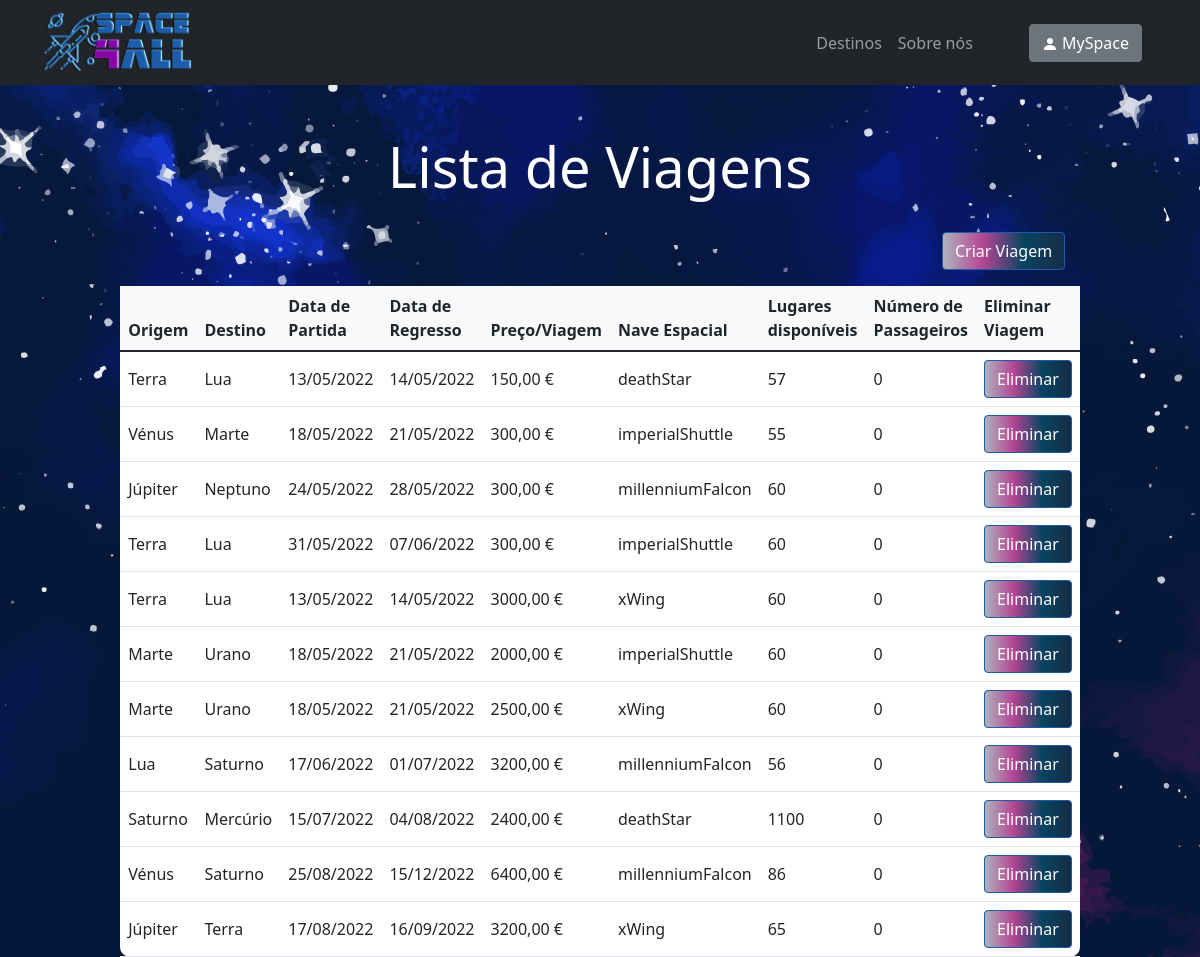
The page /trip-list on the database its author committed.
### space_trip/models.py (models this page shows)
class Trip(models.Model):
 origin = models.CharField(max_length=50)
 destination = models.CharField(max_length=50)
 departure_date = models.DateTimeField('departure_date')
 return_date = models.DateTimeField('return_date')
 price = models.IntegerField(default=600)
 spaceship = models.CharField(max_length=50)
 available_seats = models.IntegerField(default=60)
 number_of_passengers = models.IntegerField(default=0)

### space_trip/views.py (the view)
# urls.py: path("trip-list", views.tripList, name="trip-list"),
def tripList(request):
    trip_list = Trip.objects.all()
    return render(request, 'space_trip/trip-list.html', {'trip_list': trip_list})

### space_trip/templates/space_trip/trip-list.html (shortened to what this page needs)
{% extends "./index.html" %}
{% load static %}
{% block body %}
<div>
      <br><br>
       <h1 style="color: white; text-align: center;" class="glow display-4">Lista de Viagens</h1>
      <br>
      <a href="{% url 'space_trip:trip-management' %}"><button class="btn btn-primary btn-block fa-lg gradient-custom-2 mb-3" style="position: relative; left: 78.5%">Criar Viagem</button></a>
      <br>
      {% if trip_list %}
          <table class="table align-middle mb-0 bg-white w-75" style="border-radius: 10px; margin-left: auto; margin-right: auto;">
            <thead class="bg-light">
              <tr>
                <th>Origem</th>
                <th>Destino</th>
                <th>Data de Partida</th>
                <th>Data de Regresso</th>
                <th>Preço/Viagem</th>
                <th>Nave Espacial</th>
                <th>Lugares disponíveis</th>
                <th>Número de Passageiros</th>
                <th>Eliminar Viagem</th>
              </tr>
            </thead>
            <tbody>
            {% for trip in trip_list %}
                  <tr>
                    <td>
                        {{ trip.origin }}
                    </td>
                    <td>
                        {{ trip.destination }}
                    </td>
                    <td>
                        {{ trip.departure_date|date:"d/m/Y" }}
                    </td>
                    <td>
                        {{ trip.return_date|date:"d/m/Y" }}
                    </td>
                    <td>
                        {{ trip.price }},00 €
                    </td>
                    <td>
                        {{ trip.spaceship }}
                    </td>
                    <td>
                        {{ trip.available_seats }}
                    </td>
                    <td>
                        {{ trip.number_of_passengers }}
                    </td>
                    <td>
                        <form action="{% url 'space_trip:deleteTrip' trip.id %}" method="get" onSubmit="return confirm('Tem a certeza de que deseja eliminar a viagem?')">
                            <input class="btn btn-primary btn-block fa-lg gradient-custom-2" type="submit" value="Eliminar" />
                        </form>
                    </td>
                  </tr>
                {% endfor %}
            </tbody>
          </table>
    {% else %}
        <h1 style="color: white; text-align: center;" class="glow display-4">Não existem viagens disponíveis</h1>
    {% endif %}
</div>
{% endblock %}

### space_trip/templates/space_trip/index.html (style rules this page uses)
.glow { color: #fff; text-align: left; animation: glow 1s ease-in-out infinite alternate; }

### rows shown on the page
Trip: origin "Terra", destination "Lua", departure_date "13/05/2022", return_date "14/05/2022", price "150", spaceship "deathStar", available_seats "57", number_of_passengers "0"
Trip: origin "Vénus", destination "Marte", departure_date "18/05/2022", return_date "21/05/2022", price "300", spaceship "imperialShuttle", available_seats "55", number_of_passengers "0"
Trip: origin "Júpiter", destination "Neptuno", departure_date "24/05/2022", return_date "28/05/2022", price "300", spaceship "millenniumFalcon", available_seats "60", number_of_passengers "0"
Trip: origin "Terra", destination "Lua", departure_date "31/05/2022", return_date "07/06/2022", price "300", spaceship "imperialShuttle", available_seats "60", number_of_passengers "0"
Trip: origin "Terra", destination "Lua", departure_date "13/05/2022", return_date "14/05/2022", price "3000", spaceship "xWing", available_seats "60", number_of_passengers "0"
Trip: origin "Marte", destination "Urano", departure_date "18/05/2022", return_date "21/05/2022", price "2000", spaceship "imperialShuttle", available_seats "60", number_of_passengers "0"
Trip: origin "Marte", destination "Urano", departure_date "18/05/2022", return_date "21/05/2022", price "2500", spaceship "xWing", available_seats "60", number_of_passengers "0"
Trip: origin "Lua", destination "Saturno", departure_date "17/06/2022", return_date "01/07/2022", price "3200", spaceship "millenniumFalcon", available_seats "56", number_of_passengers "0"
Trip: origin "Saturno", destination "Mercúrio", departure_date "15/07/2022", return_date "04/08/2022", price "2400", spaceship "deathStar", available_seats "1100", number_of_passengers "0"
Trip: origin "Vénus", destination "Saturno", departure_date "25/08/2022", return_date "15/12/2022", price "6400", spaceship "millenniumFalcon", available_seats "86", number_of_passengers "0"
Trip: origin "Júpiter", destination "Terra", departure_date "17/08/2022", return_date "16/09/2022", price "3200", spaceship "xWing", available_seats "65", number_of_passengers "0"
